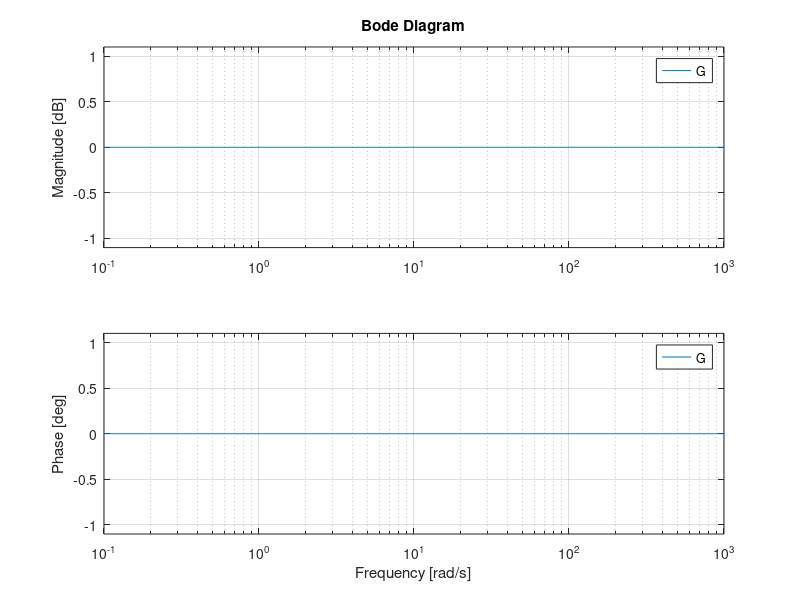

Write the MATLAB code that produced this figure. (Note: this script raises an error after producing the figure.)
clear all;
close all;
clc;

ceros=[];
polos=[];
k=1;

G=zpk(ceros,polos,k)


figure
bode(G)
figure
rlocus(G)
figure
nyqlog(G)